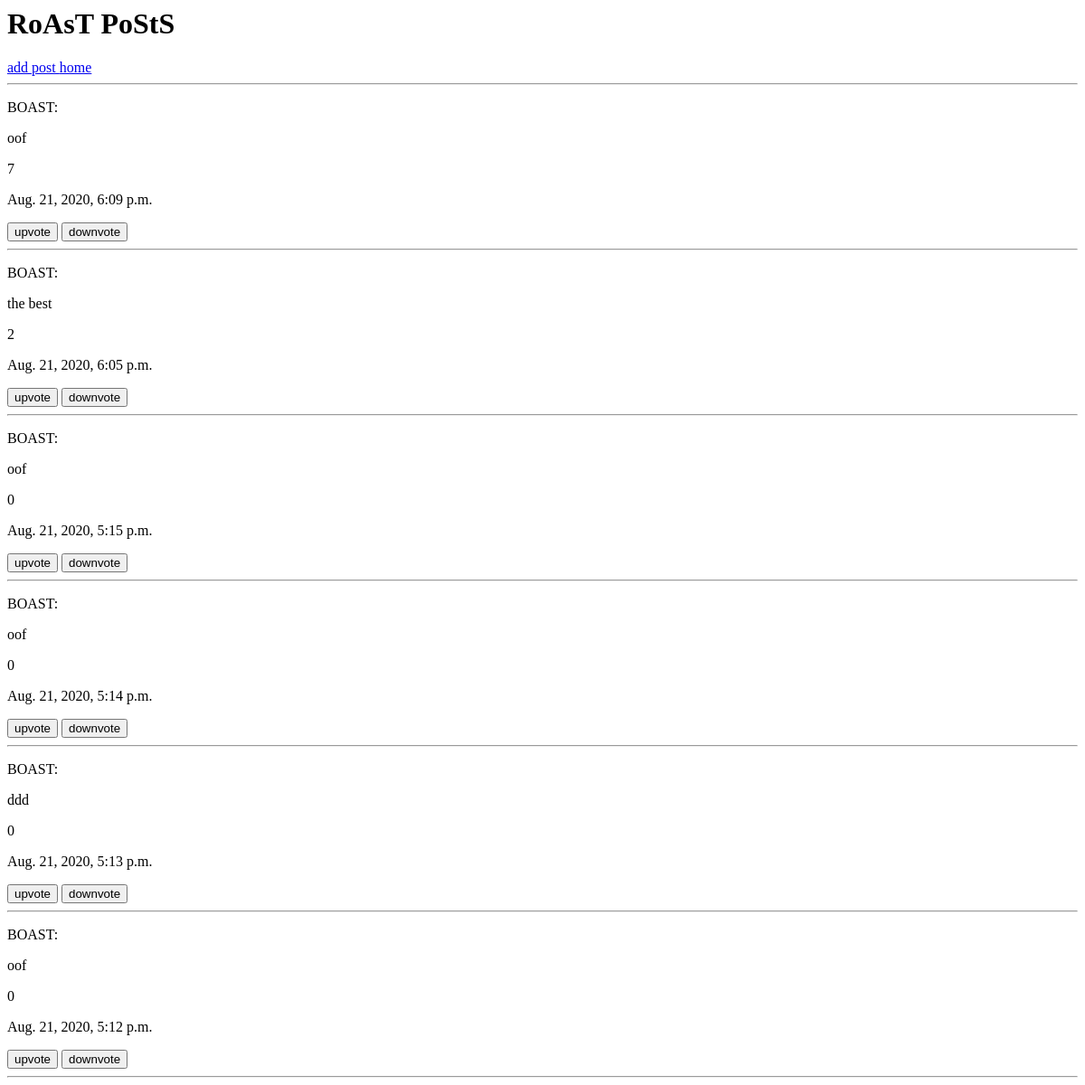
Page /boasts/ on the earlier database version.
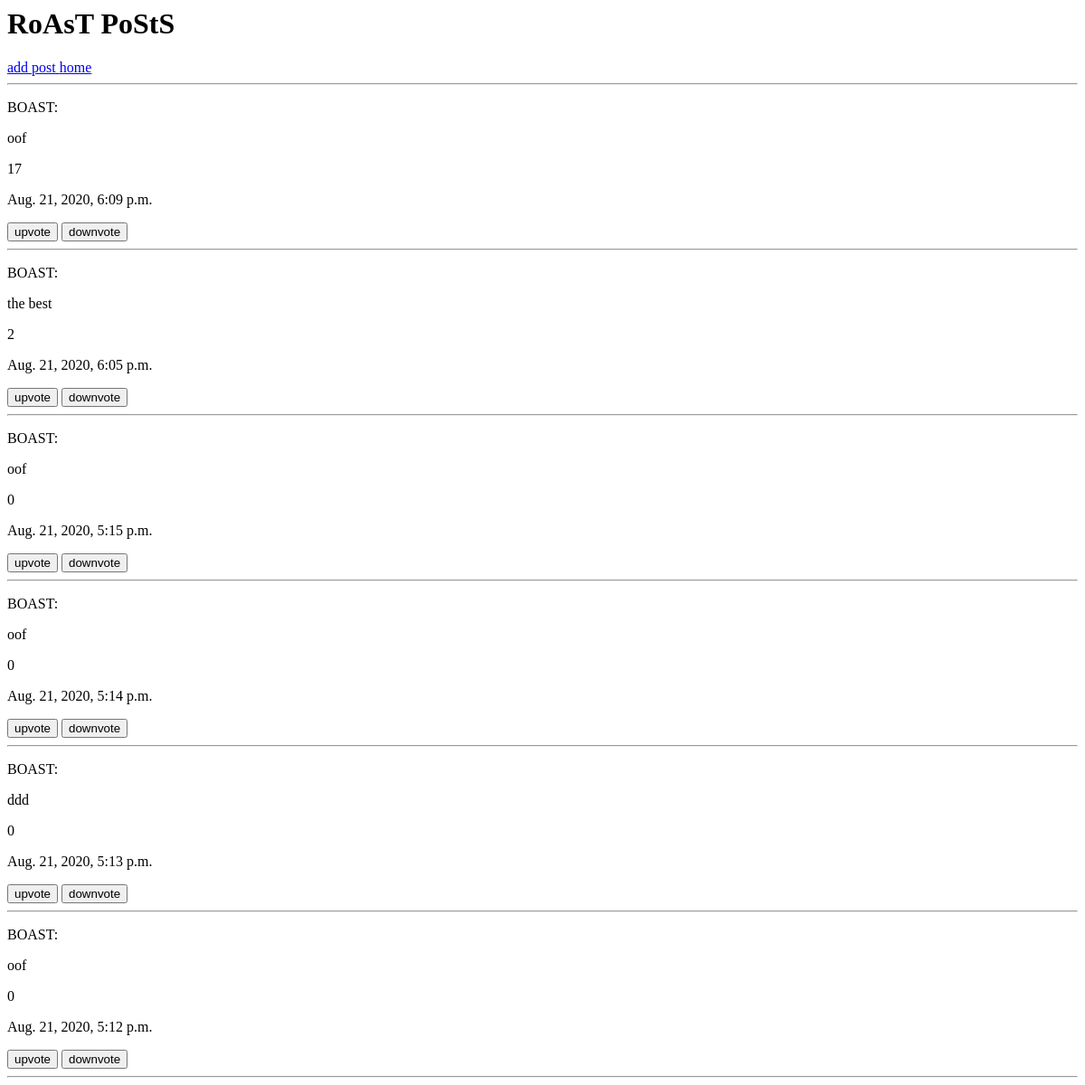
Same page on the later database version.
### ghostpost_app/models.py (models this page shows, shortened)
class Ghostpost(models.Model):
    text = models.CharField(max_length=80)
    boasts = models.BooleanField()
    post_date = models.DateTimeField(default=timezone.now)
    upvotes = models.IntegerField(default=0)
    downvotes = models.IntegerField(default=0)
    def added(self):
        return self.upvotes + self.downvotes

### ghostpost_app/views.py (the view)
# urls.py: path('boasts/', views.boasts_view),
def boasts_view(request):
    posts = Ghostpost.objects.all().order_by("-id")
    return render(request,"boast.html",{"posts":posts})

### templates/boast.html
<h1> RoAsT PoStS</h1>
<a href="/newpost"> add post </a>
<a href="/"> home </a>
<hr>
{% for post in posts %}
     {% if post.boasts%}
        <p>BOAST:</p>
        <p>{{post.text}}</p>
        <p>{{post.added}}</p>
        <p>{{post.post_date}}</p>
        <a href="/upvote/{{post.id}}"><button>upvote</button></a>
        <a href="/downvote/{{post.id}}"><button>downvote</button></a>
        <hr>
    {% endif %}
{% endfor %}

Differences in the rows shown:
changed Ghostpost "Aug. 21, 2020, 6:09 p.m.": added "7" → "17"
